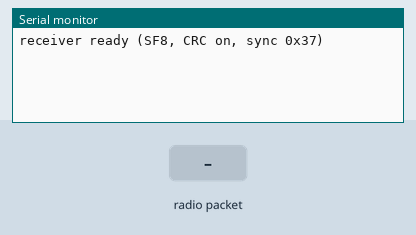
Simulated run of this sketch. Board: Arduino Uno, built for the host (arithmetic inside an expression is 32-bit, double 64-bit). Parts: the last lines printed to the serial monitor. The inputs (shaded band) are chosen by the test bench. No radio packets arrive unless stated.

Above: at 1.2 s.
1.3 s: radio packet "1" arrives
At 1.8 s:
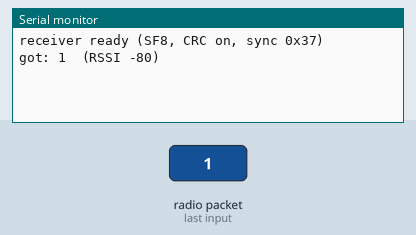
2.8 s: radio packet "0" arrives
At 4.0 s:
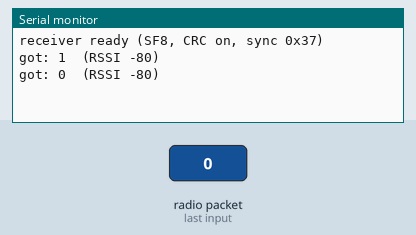
4.3 s: radio packet "2" arrives
At 5.3 s:
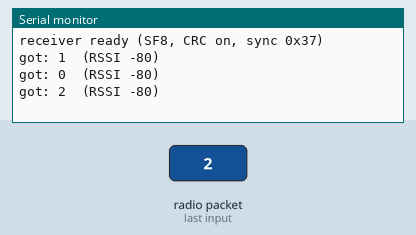

The sketch:

05_lora_receiver.ino
```cpp
// TEST 4b: LoRa RECEIVER. Flash this to the board that will be the GATEWAY.
// Same wiring and antenna warning as the sender.
// Expect: "got: hello N (RSSI -xx)" on this board's Serial Monitor
// once per second while the sender board is running.
// If this works, the hardest part of the whole project works.
#include <SPI.h>
#include <LoRa.h>
void setup() {
  Serial.begin(115200);
  SPI.begin(18, 19, 23, 5);
  LoRa.setPins(5, 14, 26);
  if (!LoRa.begin(433E6)) { Serial.println("LoRa init failed: check wiring"); while (true) delay(1000); }
  LoRa.setSyncWord(0x37);
  // Must match the sender exactly. A different frequency, sync word or
  // spreading factor on either side is the classic "sender says sent, receiver
  // hears nothing" fault, and it looks identical to bad wiring.
  LoRa.setSpreadingFactor(8);
  LoRa.enableCrc();
  Serial.println("receiver ready (SF8, CRC on, sync 0x37)");
}
void loop() {
  int n = LoRa.parsePacket();
  if (n > 0) {
    Serial.print("got: ");
    while (LoRa.available()) Serial.print((char)LoRa.read());
    Serial.print("  (RSSI "); Serial.print(LoRa.packetRssi()); Serial.println(")");
  }
}
```

Measured:
- after the input at 1.3 s, the serial monitor: prints a new line at once (image 1)
- after the input at 2.8 s, the serial monitor: prints a new line at once (image 2)
- after the input at 4.3 s, the serial monitor: prints a new line at once (image 3)
